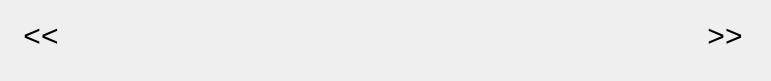
   <widget class="QWidget" name="showTxt" native="true">
    <property name="geometry">
     <rect>
      <x>70</x>
      <y>100</y>
      <width>771</width>
      <height>81</height>
     </rect>
    </property>
    <widget class="QPushButton" name="btn8">
     <property name="geometry">
      <rect>
       <x>614</x>
       <y>0</y>
       <width>70</width>
       <height>70</height>
      </rect>
     </property>
     <property name="focusPolicy">
      <enum>Qt::NoFocus</enum>
     </property>
     <property name="styleSheet">
      <string notr="true">background-image: url(:/image/shuzi.bmp);
font-family:'Microsoft YaHei';font-size:30px;</string>
     </property>
     <property name="text">
      <string/>
     </property>
     <property name="flat">
      <bool>true</bool>
     </property>
    </widget>
    <widget class="QPushButton" name="btn4">
     <property name="geometry">
      <rect>
       <x>310</x>
       <y>0</y>
       <width>70</width>
       <height>70</height>
      </rect>
     </property>
     <property name="focusPolicy">
      <enum>Qt::NoFocus</enum>
     </property>
     <property name="styleSheet">
      <string notr="true">background-image: url(:/image/shuzi.bmp);
font-family:'Microsoft YaHei';font-size:30px;</string>
     </property>
     <property name="text">
      <string/>
     </property>
     <property name="flat">
      <bool>true</bool>
     </property>
    </widget>
    <widget class="QPushButton" name="btn7">
     <property name="geometry">
      <rect>
       <x>538</x>
       <y>0</y>
       <width>70</width>
       <height>70</height>
      </rect>
     </property>
     <property name="focusPolicy">
      <enum>Qt::NoFocus</enum>
     </property>
     <property name="styleSheet">
      <string notr="true">background-image: url(:/image/shuzi.bmp);
font-family:'Microsoft YaHei';font-size:30px;</string>
     </property>
     <property name="text">
      <string/>
     </property>
     <property name="flat">
      <bool>true</bool>
     </property>
    </widget>
    <widget class="QPushButton" name="btn6">
     <property name="geometry">
      <rect>
       <x>462</x>
       <y>0</y>
       <width>70</width>
       <height>70</height>
      </rect>
     </property>
     <property name="focusPolicy">
      <enum>Qt::NoFocus</enum>
     </property>
     <property name="styleSheet">
      <string notr="true">background-image: url(:/image/shuzi.bmp);
font-family:'Microsoft YaHei';font-size:30px;</string>
     </property>
     <property name="text">
      <string/>
     </property>
     <property name="flat">
      <bool>true</bool>
     </property>
    </widget>
    <widget class="QPushButton" name="btn_leftTurn">
     <property name="geometry">
      <rect>
       <x>6</x>
       <y>0</y>
       <width>70</width>
       <height>70</height>
      </rect>
     </property>
     <property name="focusPolicy">
      <enum>Qt::NoFocus</enum>
     </property>
     <property name="styleSheet">
      <string notr="true">background-image: url(:/image/shuzi.bmp);
font-family:'Microsoft YaHei';font-size:30px;</string>
     </property>
     <property name="text">
      <string>&lt;&lt;</string>
     </property>
     <property name="flat">
      <bool>true</bool>
     </property>
    </widget>
    <widget class="QPushButton" name="btn5">
     <property name="geometry">
      <rect>
       <x>386</x>
       <y>0</y>
       <width>70</width>
       <height>70</height>
      </rect>
     </property>
     <property name="focusPolicy">
      <enum>Qt::NoFocus</enum>
     </property>
     <property name="styleSheet">
      <string notr="true">background-image: url(:/image/shuzi.bmp);
font-family:'Microsoft YaHei';font-size:30px;</string>
     </property>
     <property name="text">
      <string/>
     </property>
     <property name="flat">
      <bool>true</bool>
     </property>
    </widget>
    <widget class="QPushButton" name="btn1">
     <property name="geometry">
      <rect>
       <x>82</x>
       <y>0</y>
       <width>70</width>
       <height>70</height>
      </rect>
     </property>
     <property name="focusPolicy">
      <enum>Qt::NoFocus</enum>
     </property>
     <property name="styleSheet">
      <string notr="true">background-image: url(:/image/shuzi.bmp);
font-family:'Microsoft YaHei';font-size:30px;</string>
     </property>
     <property name="text">
      <string/>
     </property>
     <property name="flat">
      <bool>true</bool>
     </property>
    </widget>
    <widget class="QPushButton" name="btn3">
     <property name="geometry">
      <rect>
       <x>234</x>
       <y>0</y>
       <width>70</width>
       <height>70</height>
      </rect>
     </property>
     <property name="focusPolicy">
      <enum>Qt::NoFocus</enum>
     </property>
     <property name="styleSheet">
      <string notr="true">background-image: url(:/image/shuzi.bmp);
font-family:'Microsoft YaHei';font-size:30px;</string>
     </property>
     <property name="text">
      <string/>
     </property>
     <property name="flat">
      <bool>true</bool>
     </property>
    </widget>
    <widget class="QPushButton" name="btn2">
     <property name="geometry">
      <rect>
       <x>158</x>
       <y>0</y>
       <width>70</width>
       <height>70</height>
      </rect>
     </property>
     <property name="focusPolicy">
      <enum>Qt::NoFocus</enum>
     </property>
     <property name="styleSheet">
      <string notr="true">background-image: url(:/image/shuzi.bmp);
font-family:'Microsoft YaHei';font-size:30px;</string>
     </property>
     <property name="text">
      <string/>
     </property>
     <property name="flat">
      <bool>true</bool>
     </property>
    </widget>
    <widget class="QPushButton" name="btn_rightTurn">
     <property name="geometry">
      <rect>
       <x>690</x>
       <y>0</y>
       <width>70</width>
       <height>70</height>
      </rect>
     </property>
     <property name="focusPolicy">
      <enum>Qt::NoFocus</enum>
     </property>
     <property name="styleSheet">
      <string notr="true">background-image: url(:/image/shuzi.bmp);
font-family:'Microsoft YaHei';font-size:30px;</string>
     </property>
     <property name="text">
      <string>&gt;&gt;</string>
     </property>
     <property name="flat">
      <bool>true</bool>
     </property>
    </widget>
   </widget>
